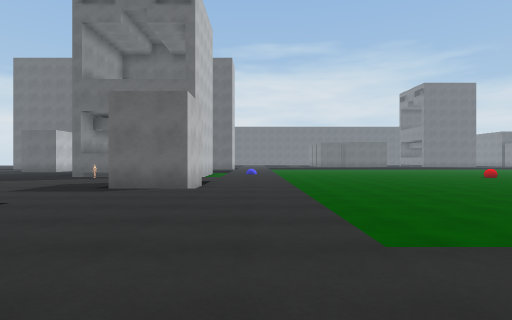
view 1 (above)

24 first-person views from a walk through a 3-D level made in the Unity game engine. The camera is 1.3 m above the floor, looks level and sees 80° across. The floor is counted in squares, 2 m on a side. Each view is taken from the middle of a square. On the plan, view 1 faces up. The plan holds only what a view shows up to about 10 squares ahead; the rest is blank. The place goes on beyond the plan. The player character is not drawn.

view 2
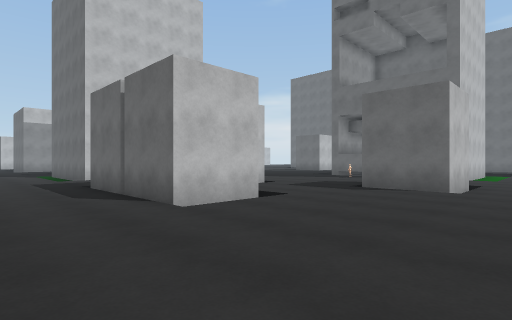

view 3
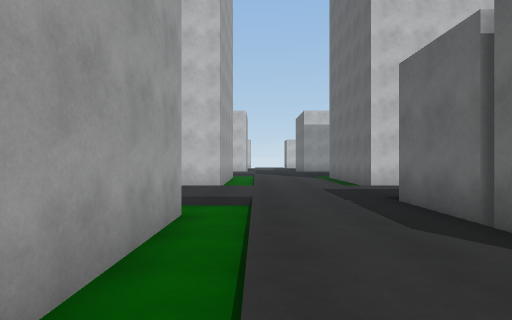

view 4
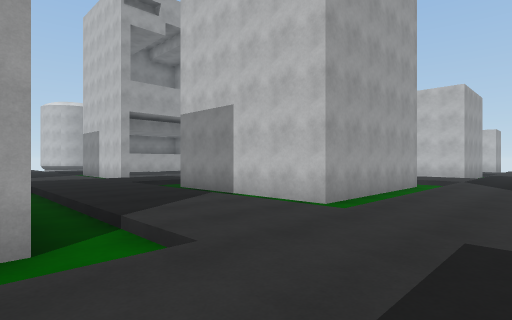

view 5
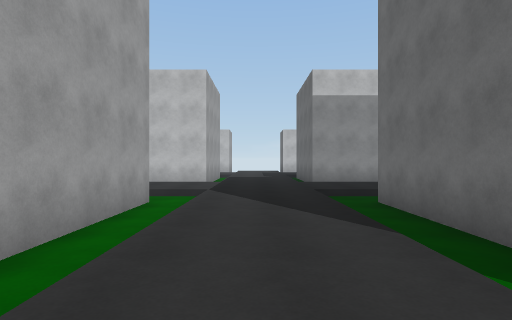

view 6
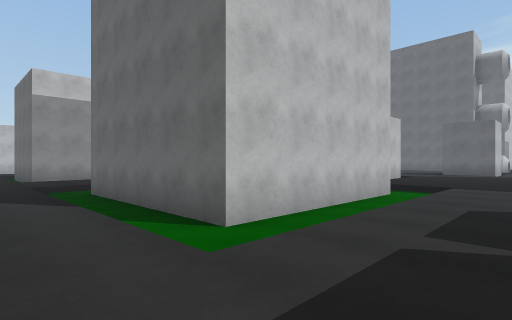

view 7
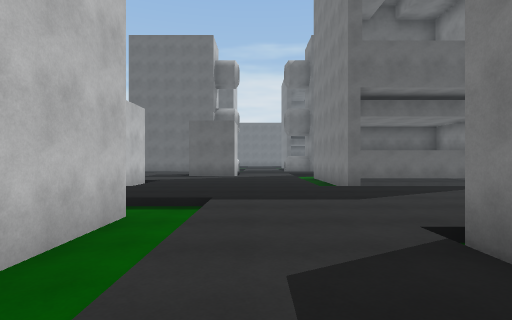

view 8
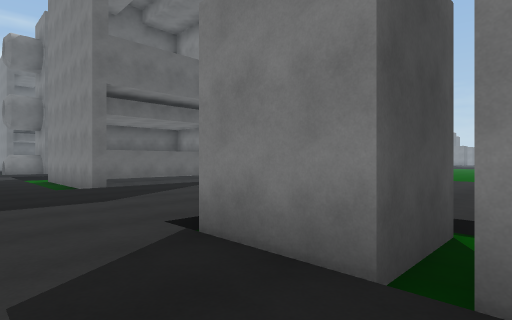

view 9
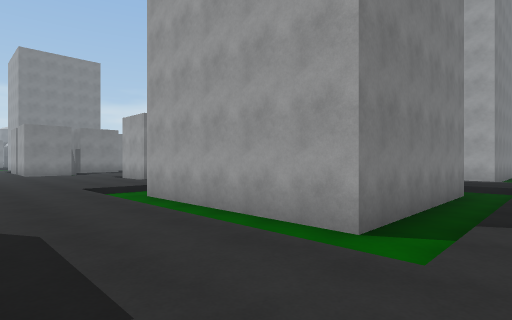

view 10
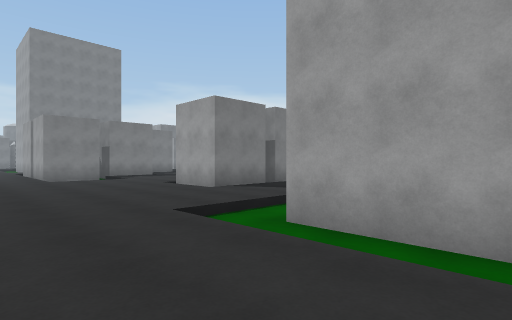

view 11
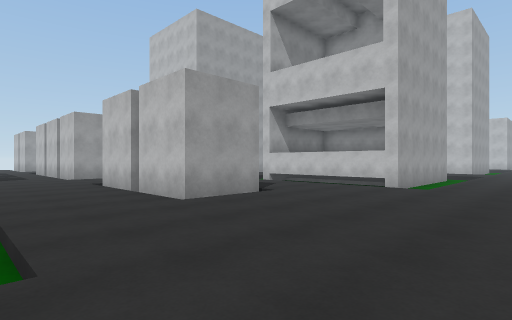

view 12
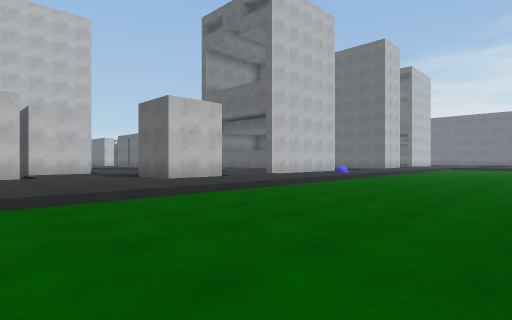

view 13
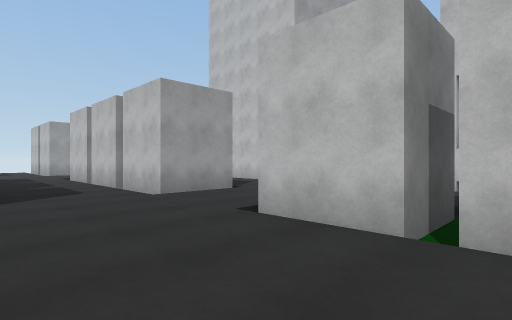

view 14
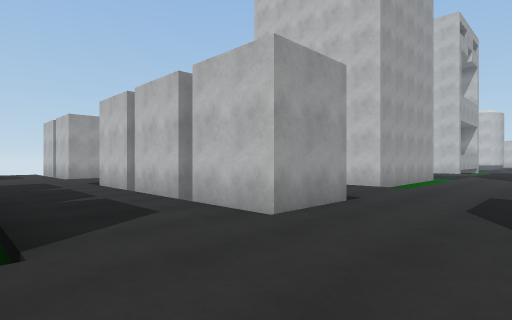

view 15
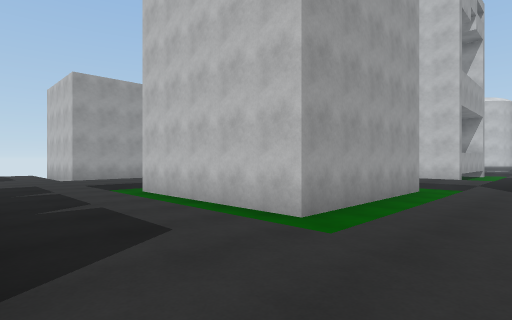

view 16
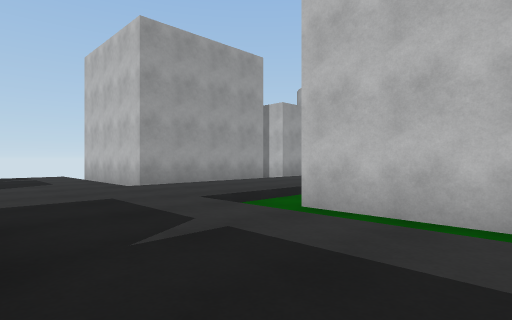

view 17
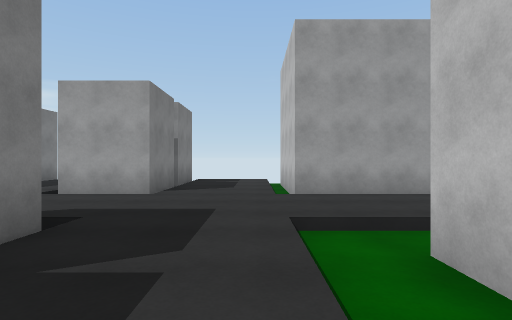

view 18
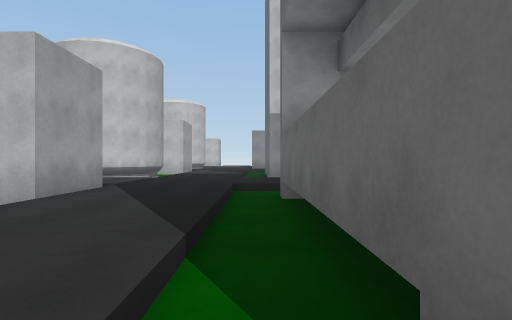

view 19
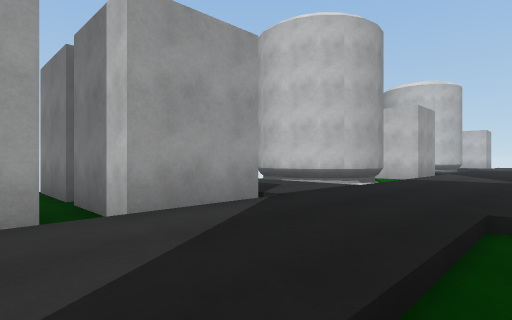

view 20
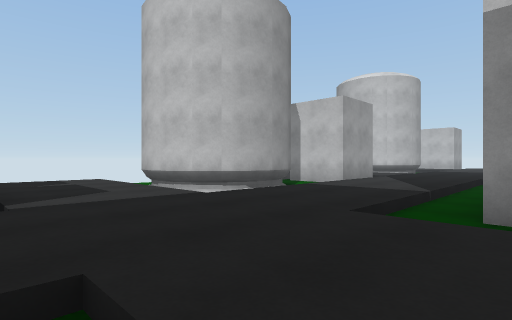

view 21
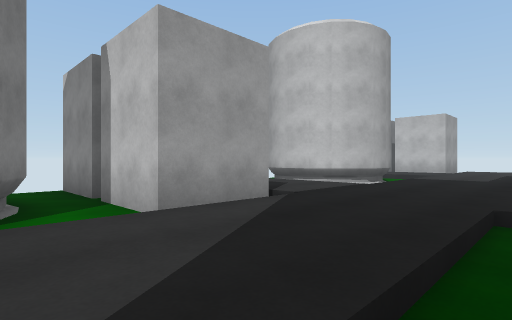

view 22
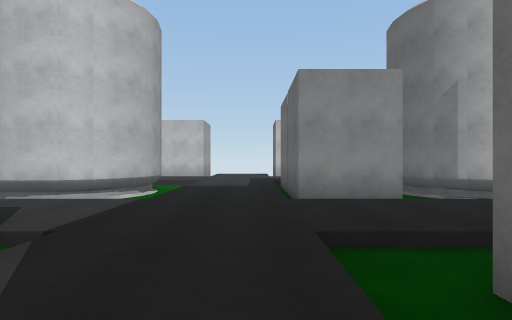

view 23
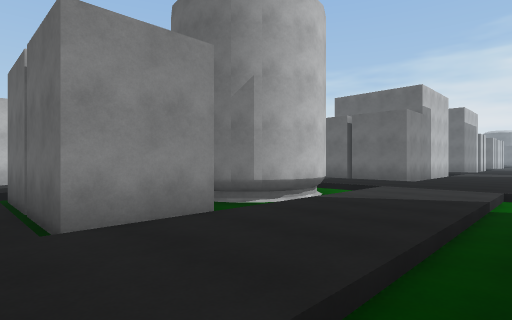

view 24
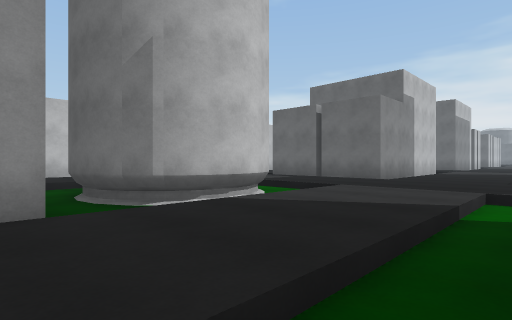

### Floor plan
Key: @ floor where view 1 was taken; # wall or solid block; . main floor; - floor 0.25 m lower than the main floor; / step, stairs or slope.
Columns run from 23 left of view 1 to 6 right of it. Each row starts with its distance up from view 1.
 14          //....-#         ---
 13          #/....-####     ----
 12          #/....----     /----
 11           .........  .../----
 10           .........  .../-----
  9            --....... #../-----
  8            #-.......##../-----
  7            #-.......//../-----
  6            #-..##......./-----
  5   #        #-..##......./-----
  4   #/./ #####-..####-..../-----
  3   #/./-------..####-..../-----
  2   ............................
  1   ............................
  0   //.////////..///////.@...../
 -1   #/./-#####-..-#####-.......-
 -2   #/./     #-..-#   #-.......-
 -3     ./     #-..-#   # ../##...
 -4    /./     #-..-#   # ../##...
 -5   #/./     #-..-#   # ../##...
 -6 ###/./     #-..-#   #   /##...
 -7 ////./     //..//       / #...
 -8 ......      ..................
 -9 ......      ..................
-10   -/./-     -..-------../##..#
-11   #/./-      ..-#####-../ #..#
-12   #/./-             #-../ #..
-13 ###/./-             #-../ #..
-14 ---/./-             #-../ -..
-15   #/./-#   #-..-#####-../ #..
-16 ###/./-------..-------../##..
-17 .............................
-18 .............................
-19 ////.////////..##/////..///..
-20 ###/./##-###-.. #-####../##.
-21   #/.  #-###-.. #-   #../#
-22   #    #-  #-.. #-   #../#
-23        #-   -.. #-   #../#
-24        #

Positions as (right, up) in squares from view 1, and headings:
1: (0, 0), facing up
2: (0, 0), facing up-left
3: (-3, 0), facing left
4: (-7, 2), facing down-left
5: (-11, 1), facing left
6: (-9, 1), facing up-left
7: (-10, 4), facing up
8: (-10, 4), facing up-right
9: (-9, 2), facing down-right
10: (-5, 2), facing down-right
11: (6, 2), facing down-left
12: (6, 3), facing up-left
13: (6, -4), facing down-left
14: (6, -7), facing down-left
15: (1, -8), facing down-left
16: (1, -13), facing down-left
17: (-1, -13), facing down
18: (-2, -16), facing left
19: (-5, -16), facing down-left
20: (-8, -15), facing down-left
21: (-14, -16), facing down-left
22: (-15, -17), facing left
23: (-17, -17), facing up-left
24: (-17, -15), facing up-left
